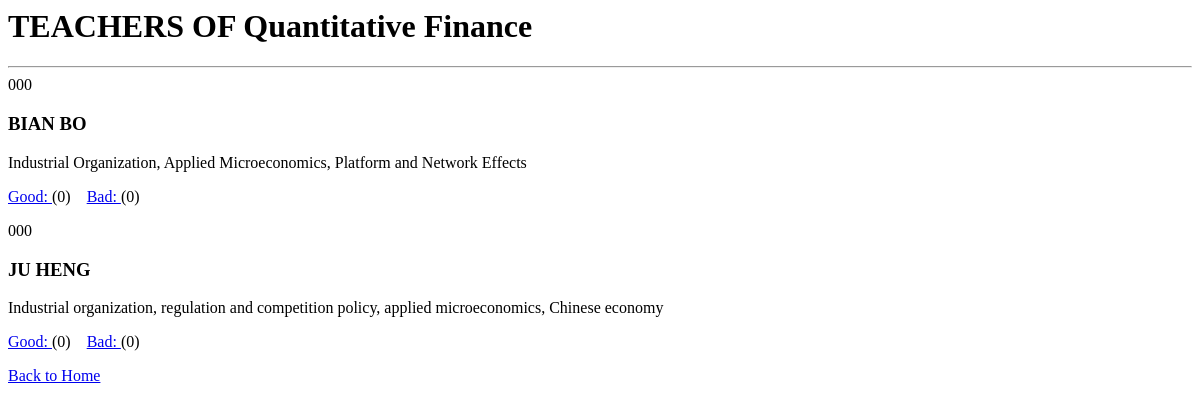
/teachers/?sno=1, run on an earlier commit of the app's database.
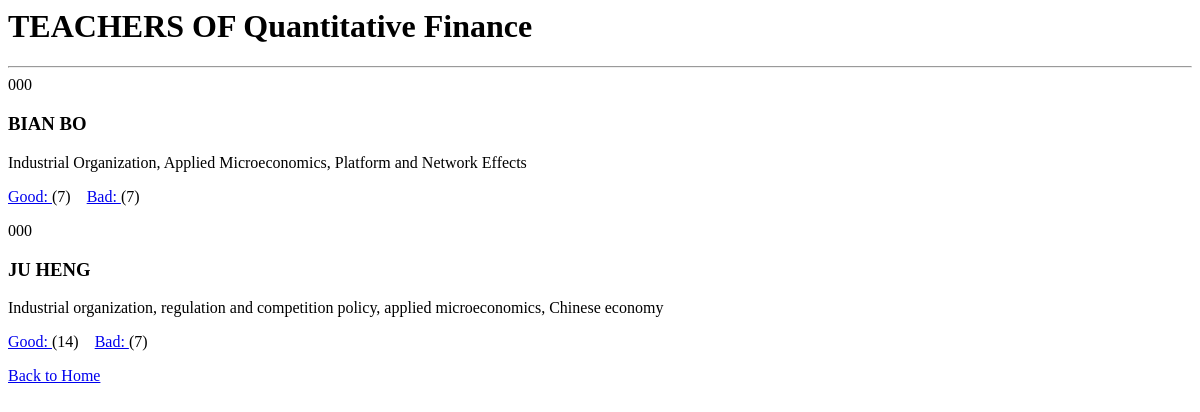
And on a later commit of the database.
### poll/models.py (models this page shows, shortened)
class Teacher(models.Model):
    no = models.IntegerField(primary_key =True, verbose_name ='No.')
    name = models.CharField(max_length = 20, verbose_name = 'Name')
    detail = models.CharField(max_length=1023, default ='', blank = True, verbose_name='Details')
    photo = models.CharField(max_length=1023, default='', verbose_name = 'Photo')
    good_count = models.IntegerField(default=0, verbose_name='Good No.')
    bad_count = models.IntegerField(default=0, verbose_name ='Bad No.')
    subject = models.ForeignKey(Subject, on_delete = models.PROTECT, verbose_name='Belongs to')
    class Meta:
        db_table = 'tb_teacher'
        verbose_name = 'Teacher'
        verbose_name_plural = 'Teachers'

### poll/views.py (the view)
# urls.py: path('teachers/', views.show_teachers),
def show_teachers(request):
    try:
        sno = int(request.GET['sno'])
        subject = Subject.objects.get(no=sno)
        teachers = subject.teacher_set.all()
        return render(request, 'teachers.html', {'subject':subject, 'teachers':teachers})
    except (KeyError, ValueError, Subject.DoesNotExist):
        return redirect('/')

### templates/teachers.html (shortened to what this page needs)
{% load static %}
<html lang="en">
<head>
</head>
<body>
    <h1>TEACHERS OF {{ subject.name }}</h1>
    <hr>
    {% if teachers %}
    {% for teacher in teachers %}
    <div>
        <div>
            {{ teacher.photo }}
        </div>
        <div>
            <h3>{{ teacher.name }}</h3>
            <p>{{ teacher.detail }}</p>
            <p class="comment">
                <a href="/prise/?tno={{ teacher.no }}">Good: </a>
                (<span>{{ teacher.good_count }}</span>)
                &nbsp;&nbsp;
                <a href="/critisize/?tno={{ teacher.no }}">Bad: </a>
                (<span>{{ teacher.bad_count }}</span>)
            </p>
        </div>
    </div>
    {% endfor %}
    {% else %}
    <h3>Currently No Teacher Information</h3>
    {% endif %}
    <p>
        <a href="/">Back to Home</a>
    </p>
</body>
</html>

What changed in the data, as far as the page shows it:
changed Teacher "BIAN BO": good_count "0" → "7"; bad_count "0" → "7"
changed Teacher "JU HENG": good_count "0" → "14"; bad_count "0" → "7"
